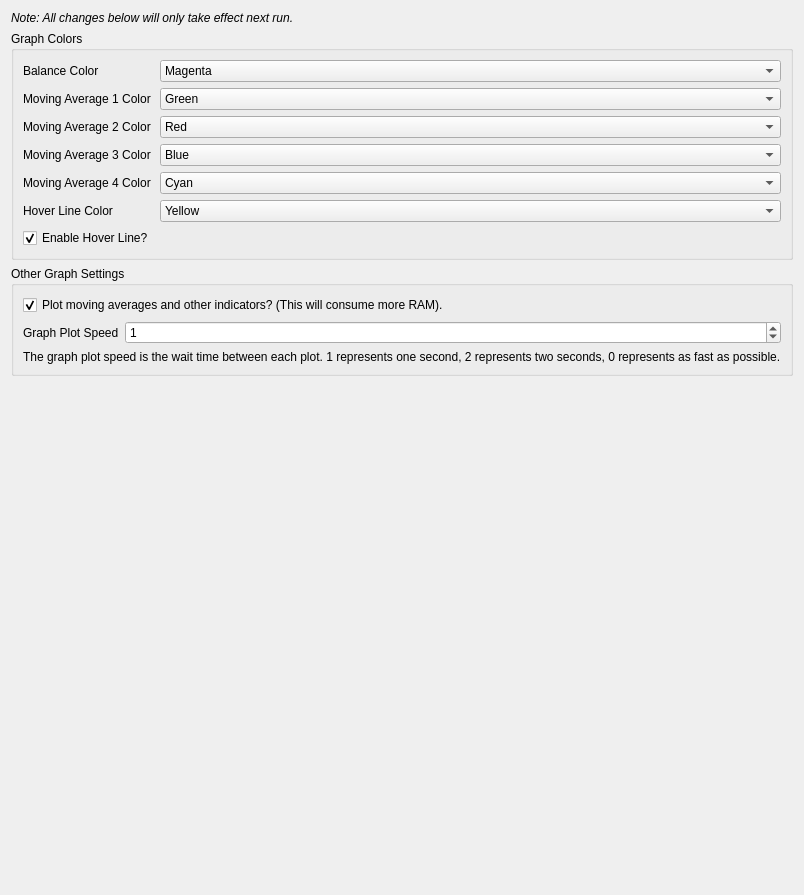
             <widget class="QWidget" name="tab_12">
              <attribute name="title">
               <string>Graphs</string>
              </attribute>
              <layout class="QGridLayout" name="gridLayout_23">
               <item row="2" column="0">
                <widget class="QGroupBox" name="otherGraphSettingsGroupBox">
                 <property name="title">
                  <string>Other Graph Settings</string>
                 </property>
                 <layout class="QGridLayout" name="gridLayout_36">
                  <item row="1" column="0">
                   <widget class="QLabel" name="graphPlotSpeedLabel">
                    <property name="sizePolicy">
                     <sizepolicy hsizetype="Fixed" vsizetype="Preferred">
                      <horstretch>0</horstretch>
                      <verstretch>0</verstretch>
                     </sizepolicy>
                    </property>
                    <property name="text">
                     <string>Graph Plot Speed</string>
                    </property>
                   </widget>
                  </item>
                  <item row="1" column="1">
                   <widget class="QSpinBox" name="graphPlotSpeedSpinBox">
                    <property name="maximum">
                     <number>100</number>
                    </property>
                    <property name="value">
                     <number>1</number>
                    </property>
                   </widget>
                  </item>
                  <item row="0" column="0" colspan="2">
                   <widget class="QCheckBox" name="graphIndicatorsCheckBox">
                    <property name="sizePolicy">
                     <sizepolicy hsizetype="Preferred" vsizetype="Fixed">
                      <horstretch>0</horstretch>
                      <verstretch>0</verstretch>
                     </sizepolicy>
                    </property>
                    <property name="toolTip">
                     <string>Tick this if you want to view more data on the graphs tab.</string>
                    </property>
                    <property name="text">
                     <string>Plot moving averages and other indicators? (This will consume more RAM).</string>
                    </property>
                    <property name="checked">
                     <bool>true</bool>
                    </property>
                   </widget>
                  </item>
                  <item row="2" column="0" colspan="2">
                   <widget class="QLabel" name="graphPlotSpeedDescription">
                    <property name="text">
                     <string>The graph plot speed is the wait time between each plot. 1 represents one second, 2 represents two seconds, 0 represents as fast as possible.</string>
                    </property>
                   </widget>
                  </item>
                 </layout>
                </widget>
               </item>
               <item row="0" column="0">
                <widget class="QLabel" name="takeEffectNextRunLabel">
                 <property name="font">
                  <font>
                   <weight>50</weight>
                   <italic>true</italic>
                   <bold>false</bold>
                   <underline>false</underline>
                   <strikeout>false</strikeout>
                  </font>
                 </property>
                 <property name="text">
                  <string>Note: All changes below will only take effect next run.</string>
                 </property>
                </widget>
               </item>
               <item row="3" column="0">
                <spacer name="verticalSpacer_3">
                 <property name="orientation">
                  <enum>Qt::Vertical</enum>
                 </property>
                 <property name="sizeHint" stdset="0">
                  <size>
                   <width>637</width>
                   <height>508</height>
                  </size>
                 </property>
                </spacer>
               </item>
               <item row="1" column="0">
                <widget class="QGroupBox" name="groupBox">
                 <property name="title">
                  <string>Graph Colors</string>
                 </property>
                 <layout class="QGridLayout" name="gridLayout_11">
                  <item row="3" column="1">
                   <widget class="QComboBox" name="avg3Color">
                    <property name="toolTip">
                     <string>Sets color for graph's third moving average.</string>
                    </property>
                    <property name="currentText">
                     <string>Blue</string>
                    </property>
                    <property name="currentIndex">
                     <number>0</number>
                    </property>
                    <item>
                     <property name="text">
                      <string>Blue</string>
                     </property>
                    </item>
                    <item>
                     <property name="text">
                      <string>Green</string>
                     </property>
                    </item>
                    <item>
                     <property name="text">
                      <string>Red</string>
                     </property>
                    </item>
                    <item>
                     <property name="text">
                      <string>Cyan</string>
                     </property>
                    </item>
                    <item>
                     <property name="text">
                      <string>Magenta</string>
                     </property>
                    </item>
                    <item>
                     <property name="text">
                      <string>Yellow</string>
                     </property>
                    </item>
                    <item>
                     <property name="text">
                      <string>Black</string>
                     </property>
                    </item>
                    <item>
                     <property name="text">
                      <string>White</string>
                     </property>
                    </item>
                   </widget>
                  </item>
                  <item row="1" column="1">
                   <widget class="QComboBox" name="avg1Color">
                    <property name="toolTip">
                     <string>Sets color for graph's first moving average.</string>
                    </property>
                    <property name="currentIndex">
                     <number>1</number>
                    </property>
                    <item>
                     <property name="text">
                      <string>Blue</string>
                     </property>
                    </item>
                    <item>
                     <property name="text">
                      <string>Green</string>
                     </property>
                    </item>
                    <item>
                     <property name="text">
                      <string>Red</string>
                     </property>
                    </item>
                    <item>
                     <property name="text">
                      <string>Cyan</string>
                     </property>
                    </item>
                    <item>
                     <property name="text">
                      <string>Magenta</string>
                     </property>
                    </item>
                    <item>
                     <property name="text">
                      <string>Yellow</string>
                     </property>
                    </item>
                    <item>
                     <property name="text">
                      <string>Black</string>
                     </property>
                    </item>
                    <item>
                     <property name="text">
                      <string>White</string>
                     </property>
                    </item>
                   </widget>
                  </item>
                  <item row="4" column="0">
                   <widget class="QLabel" name="movingAverage4ColorLabel">
                    <property name="text">
                     <string>Moving Average 4 Color</string>
                    </property>
                   </widget>
                  </item>
                  <item row="0" column="1">
                   <widget class="QComboBox" name="balanceColor">
                    <property name="toolTip">
                     <string>Sets color for graph's balance and net.</string>
                    </property>
                    <property name="currentIndex">
                     <number>4</number>
                    </property>
                    <item>
                     <property name="text">
                      <string>Blue</string>
                     </property>
                    </item>
                    <item>
                     <property name="text">
                      <string>Green</string>
                     </property>
                    </item>
                    <item>
                     <property name="text">
                      <string>Red</string>
                     </property>
                    </item>
                    <item>
                     <property name="text">
                      <string>Cyan</string>
                     </property>
                    </item>
                    <item>
                     <property name="text">
                      <string>Magenta</string>
                     </property>
                    </item>
                    <item>
                     <property name="text">
                      <string>Yellow</string>
                     </property>
                    </item>
                    <item>
                     <property name="text">
                      <string>Black</string>
                     </property>
                    </item>
                    <item>
                     <property name="text">
                      <string>White</string>
                     </property>
                    </item>
                   </widget>
                  </item>
                  <item row="1" column="0">
                   <widget class="QLabel" name="movingAverage1ColorLabel">
                    <property name="text">
                     <string>Moving Average 1 Color</string>
                    </property>
                   </widget>
                  </item>
                  <item row="4" column="1">
                   <widget class="QComboBox" name="avg4Color">
                    <property name="toolTip">
                     <string>Sets color for graph's fourth moving average.</string>
                    </property>
                    <property name="currentIndex">
                     <number>3</number>
                    </property>
                    <item>
                     <property name="text">
                      <string>Blue</string>
                     </property>
                    </item>
                    <item>
                     <property name="text">
                      <string>Green</string>
                     </property>
                    </item>
                    <item>
                     <property name="text">
                      <string>Red</string>
                     </property>
                    </item>
                    <item>
                     <property name="text">
                      <string>Cyan</string>
                     </property>
                    </item>
                    <item>
                     <property name="text">
                      <string>Magenta</string>
                     </property>
                    </item>
                    <item>
                     <property name="text">
                      <string>Yellow</string>
                     </property>
                    </item>
                    <item>
                     <property name="text">
                      <string>Black</string>
                     </property>
                    </item>
                    <item>
                     <property name="text">
                      <string>White</string>
                     </property>
                    </item>
                   </widget>
                  </item>
                  <item row="3" column="0">
                   <widget class="QLabel" name="movingAverage3ColorLabel">
                    <property name="sizePolicy">
                     <sizepolicy hsizetype="Fixed" vsizetype="Preferred">
                      <horstretch>0</horstretch>
                      <verstretch>0</verstretch>
                     </sizepolicy>
                    </property>
                    <property name="text">
                     <string>Moving Average 3 Color</string>
                    </property>
                   </widget>
                  </item>
                  <item row="2" column="0">
                   <widget class="QLabel" name="movingAverage2ColorLabel">
                    <property name="text">
                     <string>Moving Average 2 Color</string>
                    </property>
                   </widget>
                  </item>
                  <item row="2" column="1">
                   <widget class="QComboBox" name="avg2Color">
                    <property name="toolTip">
                     <string>Sets color for graph's second moving average.</string>
                    </property>
                    <property name="currentIndex">
                     <number>2</number>
                    </property>
                    <item>
                     <property name="text">
                      <string>Blue</string>
                     </property>
                    </item>
                    <item>
                     <property name="text">
                      <string>Green</string>
                     </property>
                    </item>
                    <item>
                     <property name="text">
                      <string>Red</string>
                     </property>
                    </item>
                    <item>
                     <property name="text">
                      <string>Cyan</string>
                     </property>
                    </item>
                    <item>
                     <property name="text">
                      <string>Magenta</string>
                     </property>
                    </item>
                    <item>
                     <property name="text">
                      <string>Yellow</string>
                     </property>
                    </item>
                    <item>
                     <property name="text">
                      <string>Black</string>
                     </property>
                    </item>
                    <item>
                     <property name="text">
                      <string>White</string>
                     </property>
                    </item>
                   </widget>
                  </item>
                  <item row="5" column="0">
                   <widget class="QLabel" name="hoverLineColorLabel">
                    <property name="text">
                     <string>Hover Line Color</string>
                    </property>
                   </widget>
                  </item>
                  <item row="5" column="1">
                   <widget class="QComboBox" name="hoverLineColor">
                    <property name="toolTip">
                     <string>Sets the color of  the vertical line on the graph.</string>
                    </property>
                    <property name="currentText">
                     <string>Yellow</string>
                    </property>
                    <property name="currentIndex">
                     <number>5</number>
                    </property>
                    <item>
                     <property name="text">
                      <string>Blue</string>
                     </property>
                    </item>
                    <item>
                     <property name="text">
                      <string>Green</string>
                     </property>
                    </item>
                    <item>
                     <property name="text">
                      <string>Red</string>
                     </property>
                    </item>
                    <item>
                     <property name="text">
                      <string>Cyan</string>
                     </property>
                    </item>
                    <item>
                     <property name="text">
                      <string>Magenta</string>
                     </property>
                    </item>
                    <item>
                     <property name="text">
                      <string>Yellow</string>
                     </property>
                    </item>
                    <item>
                     <property name="text">
                      <string>Black</string>
                     </property>
                    </item>
                    <item>
                     <property name="text">
                      <string>White</string>
                     </property>
                    </item>
                   </widget>
                  </item>
                  <item row="0" column="0">
                   <widget class="QLabel" name="balanceColorLabel">
                    <property name="sizePolicy">
                     <sizepolicy hsizetype="Fixed" vsizetype="Preferred">
                      <horstretch>0</horstretch>
                      <verstretch>0</verstretch>
                     </sizepolicy>
                    </property>
                    <property name="text">
                     <string>Balance Color</string>
                    </property>
                   </widget>
                  </item>
                  <item row="6" column="0">
                   <widget class="QCheckBox" name="enableHoverLine">
                    <property name="text">
                     <string>Enable Hover Line?</string>
                    </property>
                    <property name="checked">
                     <bool>true</bool>
                    </property>
                   </widget>
                  </item>
                 </layout>
                </widget>
               </item>
              </layout>
             </widget>
